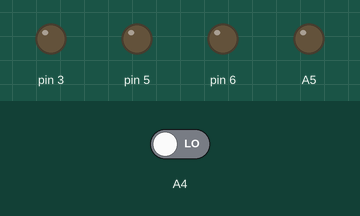
Simulated run of this sketch. Board: Arduino Uno, built with avr-gcc and run on an emulated ATmega328P. On the bench: output pins drawn as LEDs (lit = HIGH). The inputs (shaded band) are chosen by the test bench; at power-on: A4 LOW.

Above: at 1.2 s.
1.3 s: A4 driven HIGH
At 2.1 s:
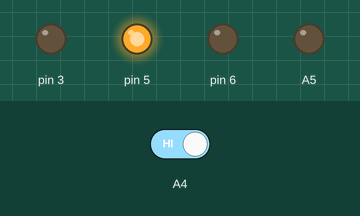
At 3.8 s:
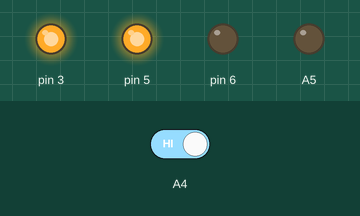
4.3 s: A4 driven LOW
At 5.1 s:
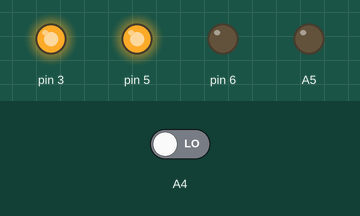
Timing chart, 0 to 7.3 s (numbered marks = the images above; inputs shaded):
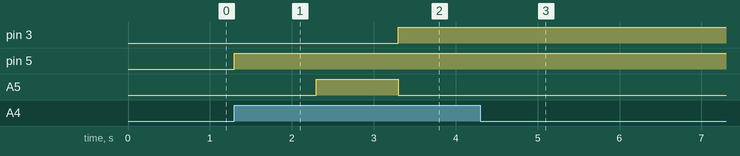

The sketch:

test_problem_1.ino
```cpp
int a=0,value;
void setup()
{
  pinMode(A4,INPUT);
  pinMode(3,OUTPUT);
  pinMode(5,OUTPUT);
  pinMode(6,OUTPUT);
  pinMode(A5,OUTPUT);
}
void loop()
{
  value=digitalRead(A4);
  if(value==HIGH)
  {
    a=a+1;
  }
  if(a==6)
  {
    a=0;
  }

  switch(a)
  {
   case 1:
   digitalWrite(3,LOW);
   digitalWrite(5,HIGH);
   digitalWrite(6,LOW);
   delay(1000);
   digitalWrite(A5,HIGH);
   break;
  case 2:
   digitalWrite(3,LOW);
   digitalWrite(5,HIGH);
   digitalWrite(6,LOW);
   delay(1000);
   digitalWrite(A5,LOW);
   break;
  case 3:
    digitalWrite(3,HIGH);
   digitalWrite(5,HIGH);
   digitalWrite(6,LOW);
   delay(1000);
   digitalWrite(A5,LOW);
   break;
   case 4:
     digitalWrite(3,LOW);
   digitalWrite(5,LOW);
   digitalWrite(6,LOW);
   delay(1000);
   digitalWrite(A5,LOW);
   break;
  }
}
```

Measured:
- after the input at 1.3 s, pin 3: LOW → HIGH after 2.0 s; pin 5: LOW → HIGH at once; A5: LOW → HIGH after 1.0 s, → LOW 1.0 s later
- after the input at 4.3 s, pin 3, pin 5: stops changing and stays HIGH; A5: stops changing and stays LOW
